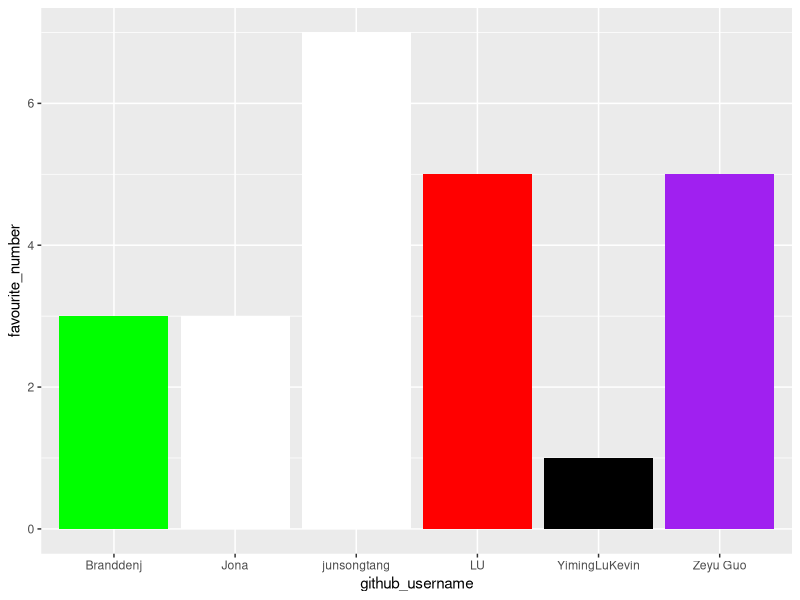
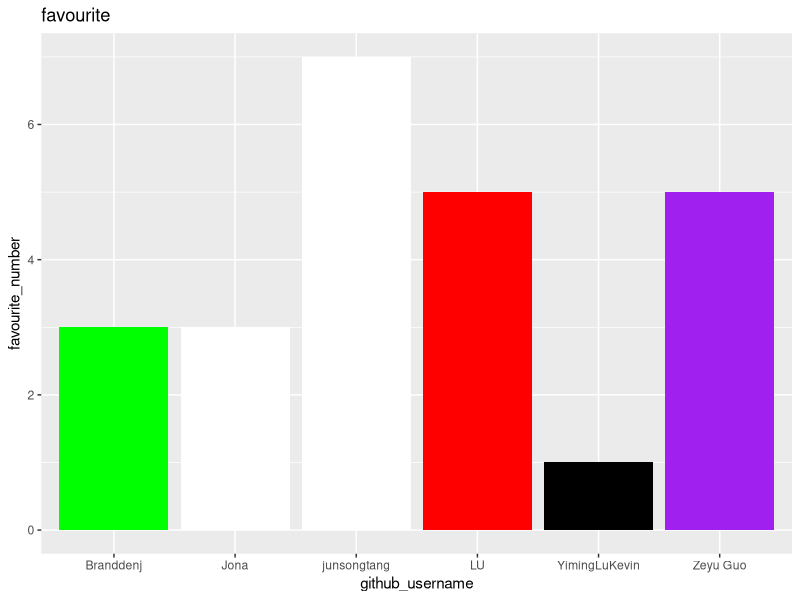
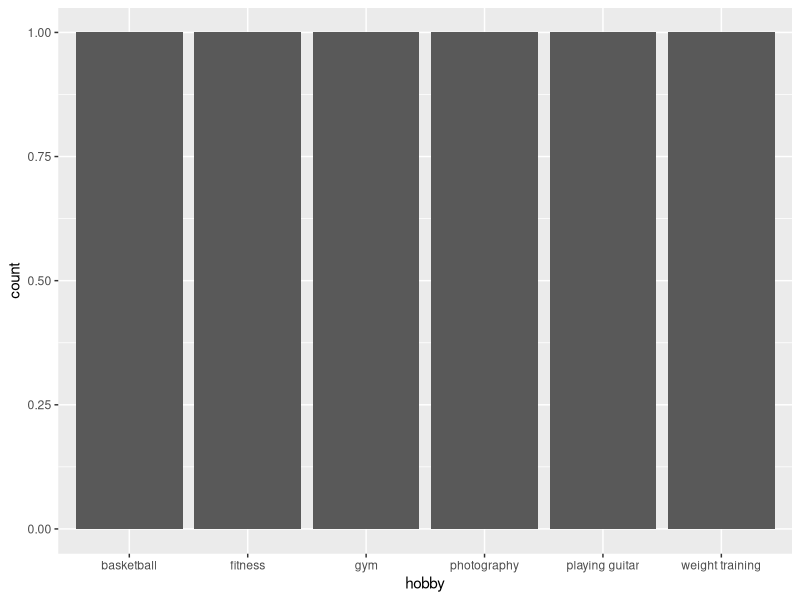

These charts were generated, in order, by the following R code:
## ---- chunk 1
library(tidyverse) 
## ---- chunk 2
team_data <- tibble(
  name = c("Tang Junsong", "Lu Junxi", "Lu Yiming", 
           "Deng Jieming", "Guo Zeyu", "Zhang Boning"),
  github_username = c("junsongtang", "LU", "YimingLuKevin", 
                      "Branddenj", "Zeyu Guo", "Jona"), 
  colour = c("white", "red", "Black", 
             "green", "purple", "white"),
  hobby = c("playing guitar", "fitness", "weight training", 
            "photography", "basketball", "gym"),
  favourite_number = c(7, 5, 1, 3, 5, 3)
  )

team_data
## ---- chunk 3
p1 <- ggplot(data = team_data, 
             mapping = aes(x = github_username, 
                           y = favourite_number,
                           fill = colour), 
             ) +
   geom_col() +
   scale_fill_identity()
p1
## ---- chunk 4
p1 + labs(x = "github_username", 
          y = "favourite_number",
          title = "favourite")
## ---- chunk 5
p2 <- ggplot(team_data, aes(x = hobby)) +
  geom_bar()
p2
